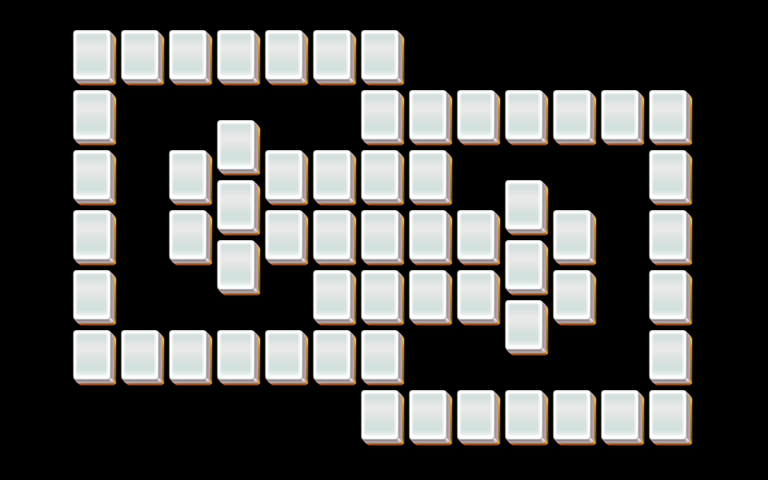

A 2D game scene composited from a Tiled map and its tileset images. What follows is a short description and the map's XML, with each tile layer's data collapsed to a summary:
An orthogonal 32x16 tile map with 24x30 px tiles, 4 tile layers (layer1, layer2, layer3, layer4).

<map version="1.0" orientation="orthogonal" width="32" height="16" tilewidth="24" tileheight="30">
 <properties>
  <property name="species" value="25" />
 </properties>
 <tileset firstgid="1" name="mahjong" tilewidth="48" tileheight="60">
  <image source="mahjong.png" />
 </tileset>
 <layer name="layer1" width="32" height="16">
  <data>[512 cells, 59 non-empty, 1 distinct tile ids]</data>
 </layer>
 <layer name="layer2" width="32" height="16">
  <data>[512 cells, 59 non-empty, 1 distinct tile ids]</data>
 </layer>
 <layer name="layer3" width="32" height="16">
  <data>[512 cells, 59 non-empty, 1 distinct tile ids]</data>
 </layer>
 <layer name="layer4" width="32" height="16">
  <data>[512 cells, 59 non-empty, 1 distinct tile ids]</data>
 </layer>
</map>
